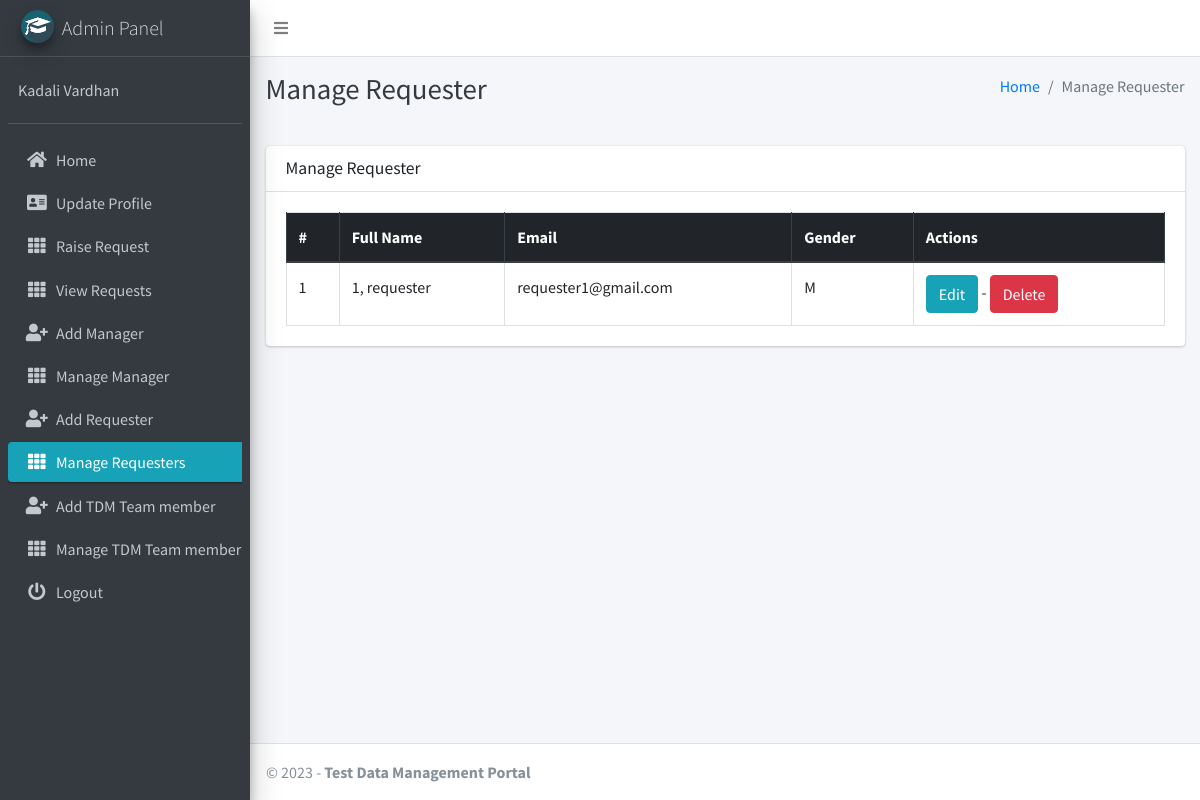
Page /requester/manage/ (signed in) on the committed database.
### main_application/models.py (models this page shows)
class CustomUser(AbstractUser):
    USER_TYPE = ((1, "Admin"), (2, "Requester"), (3, "Supplier"), (4, "Manager"))
    GENDER = [("M", "Male"), ("F", "Female")]
    username = None
    email = models.EmailField(unique=True)
    user_type = models.CharField(default=1, choices=USER_TYPE, max_length=1)
    gender = models.CharField(max_length=1, choices=GENDER)
    created_at = models.DateTimeField(auto_now_add=True)
    updated_at = models.DateTimeField(auto_now=True)
    USERNAME_FIELD = "email"
    REQUIRED_FIELDS = []
    objects = CustomUserManager()
    def __str__(self):
        return self.last_name + " " + self.first_name

### main_application/admin_views.py (the view)
# urls.py: path("requester/manage/", admin_views.manage_requester, name='manage_requester'),
def manage_requester(request):
    allRequester = CustomUser.objects.filter(user_type=2)
    context = {
        'allRequester': allRequester,
        'page_title': 'Manage Requester'
    }
    return render(request, "admin_template/manage_requester.html", context)

### main_application/templates/admin_template/manage_requester.html
{% extends 'main_application/base.html' %}
{% load static %}
{% block page_title %}{{page_title}}{% endblock page_title %}
{% block content %}
<section class="content">
    <div class="container-fluid">
        <div class="row">
            <div class="col-md-12">
                <div class="card">
                    <div class="card-header">
                        <h3 class="card-title">{{page_title}}</h3>
                    </div>
                    <div class="card-body">
                        <table id="example2" class="table table-bordered table-hover">
                            <thead class="thead-dark">
                                <tr>
                                    <th>#</th>
                                    <th>Full Name</th>
                                    <th>Email</th>
                                    <th>Gender</th>
                                    <th>Actions</th>
                                </tr>
                            </thead>
                            <tbody>
                                {% for requester in allRequester %}
                                <tr>
                                    <td>{{ forloop.counter }}</td>
                                    <td>{{requester.last_name}}, {{requester.first_name}}</td>
                                    <td>{{requester.email}}</td>
                                    <td>{{requester.gender}}</td>
                                    <td>
                                        <a href="{% url 'edit_requester' requester.requester.id %}" class="btn btn-info">Edit</a> -
                                        <a href="{% url 'delete_requester' requester.requester.id %}" class="btn btn-danger" onclick="return confirm('Are you sure about this ?')">Delete</a>
                                    </td>
                                </tr>
                                {% endfor %}
                            </tbody>
                        </table>
                    </div>
                </div>
            </div>
        </div>
    </div>
</section>
{% endblock content %}

### main_application/templates/main_application/sidebar_template.html (shortened to what this page needs)
{% load static %}
<aside class="main-sidebar sidebar-dark-info elevation-4">
    {% if request.user.user_type == '1' %}
    <a href="{% url 'admin_home' %}" class="brand-link">
        <img src="{% static 'dist/img/cmsl.png' %} " alt="AdminLTE Logo"
            class="brand-image img-circle elevation-3" >
        <span class="brand-text font-weight-light">Admin Panel</span>
    </a>
    <div class="sidebar">
        <div class="user-panel mt-3 pb-3 mb-3 d-flex">
            <div class="info">
                <a href="#" class="d-block">{{user}}</a>
            </div>
        </div>
        <nav class="mt-2">
            <ul class="nav nav-pills nav-sidebar flex-column" data-widget="treeview" role="menu" data-accordion="false">
                <li class="nav-item">
                    {% url 'admin_home' as admin_home %}
                    <a href="{{admin_home}}" class="nav-link {% if admin_home == request.path %} active {% endif %}">
                        <i class="nav-icon fas fa-home"></i>
                        <p>
                            Home
                        </p>
                    </a>
                </li>
                <li class="nav-item">
                    {% url 'admin_view_profile' as admin_view_profile %}
                    <a href="{{admin_view_profile}}"
                        class="nav-link {% if admin_view_profile == request.path %} active {% endif %}">
                        <i class="nav-icon fas fa-address-card"></i>
                        <p>
                            Update Profile
                        </p>
                    </a>
                </li>
                <li class="nav-item">
                    {% url 'create_requests' as create_requests %}
                    <a href="{{create_requests}}" class="nav-link {% if create_requests == request.path %} active {% endif %}">
                        <i class="nav-icon fas fa-th"></i>
                        <p>
                            Raise Request
                        </p>
                    </a>
                </li>
                <li class="nav-item">
                    {% url 'view_requests_all' as view_requests_all %}
                    <a href="{{view_requests_all}}" class="nav-link {% if view_requests_all == request.path %} active {% endif %}">
                        <i class="nav-icon fas fa-th"></i>
                        <p>
                            View Requests
                        </p>
                    </a>
                </li>
                <li class="nav-item">
                    {% url 'add_manager' as add_manager %}
                    <a href="{{add_manager}}" class="nav-link {% if add_manager == request.path %} active {% endif %}">
                        <i class="nav-icon fas fa-user-plus"></i>
                        <p>
                            Add Manager
                        </p>
                    </a>
                </li>
                <li class="nav-item">
                    {% url 'manage_manager' as manage_manager %}
                    {% url 'edit_manager' manager_id as edit_manager %}
                    <a href="{{manage_manager}}"
                        class="nav-link {% if manage_manager == request.path or request.path == edit_manager %} active {% endif %}">
                        <i class="nav-icon fas fa-th"></i>
                        <p>
                            Manage Manager
                        </p>
                    </a>
                </li>
                <li class="nav-item">
                    {% url 'add_requester' as add_requester %}
                    <a href="{{add_requester}}" class="nav-link {% if add_requester == request.path %} active {% endif %}">
                        <i class="nav-icon fas fa-user-plus"></i>
                        <p>
                            Add Requester
                        </p>
                    </a>
                </li>
                <li class="nav-item">
                    {% url 'manage_requester' as manage_requester %}
                    {% url 'edit_requester' requester_id as edit_requester %}
                    <a href="{{manage_requester}}"
                        class="nav-link {% if manage_requester == request.path or request.path == edit_requester %} active {% endif %}">
                        <i class="nav-icon fas fa-th"></i>
                        <p>
                            Manage Requesters
                        </p>
                    </a>
                </li>
                <li class="nav-item">
                    {% url 'add_supplier' as add_supplier%}
                    <a href="{{add_supplier}}" class="nav-link  {% if add_supplier == request.path %} active {% endif %}">
                        <i class="nav-icon fas fa-user-plus"></i>
                        <p>
                            Add TDM Team member
                        </p>
                    </a>
                </li>
                <li class="nav-item">
                    {% url 'manage_supplier' as manage_supplier %}
                    {% url 'edit_supplier' supplier_id as edit_supplier %}
                    <a href="{{manage_supplier}}"
                        class="nav-link  {% if edit_supplier == request.path or manage_supplier == request.path %} active {% endif %}">
                        <i class="nav-icon fas fa-th"></i>
                        <p>
                            Manage TDM Team members
                        </p>
                    </a>
                </li>
                                        {% endif %}
                                        <li class="nav-item">
                                            <a href="{% url 'user_logout' %}"
                                                onclick="return confirm('Your session would be terminated.\n\nProceed?')"
                                                class="nav-link">
                                                <i class="nav-icon fas fa-power-off"></i>
                                                <p>
                                                    Logout
                                                </p>
                                            </a>
                                        </li>
                                    </ul>
                                </nav>
                            </div>
</aside>

### rows in the picture
CustomUser: last_name+first_name "Kadali Vardhan"
CustomUser: last_name "1", first_name "requester", email "requester1@gmail.com", gender "M"

### other values in the picture
{{ page_title }} "Manage Requester"
